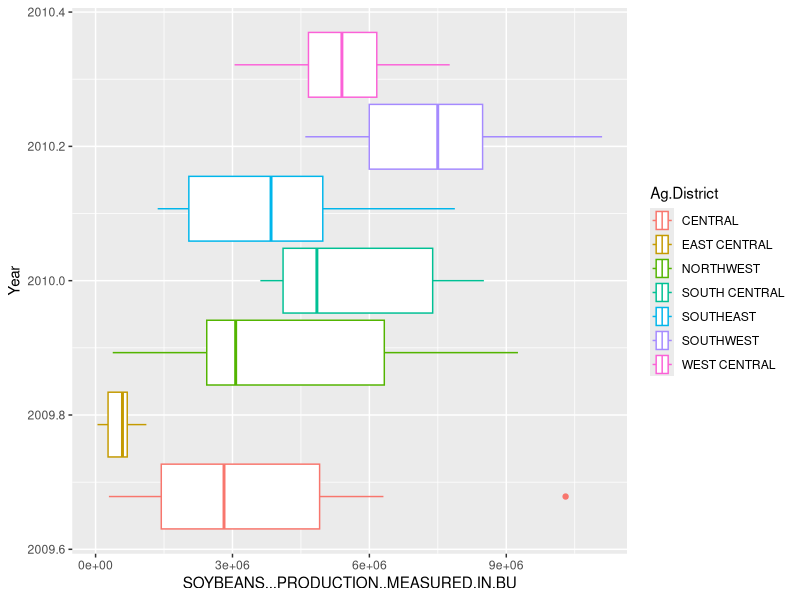
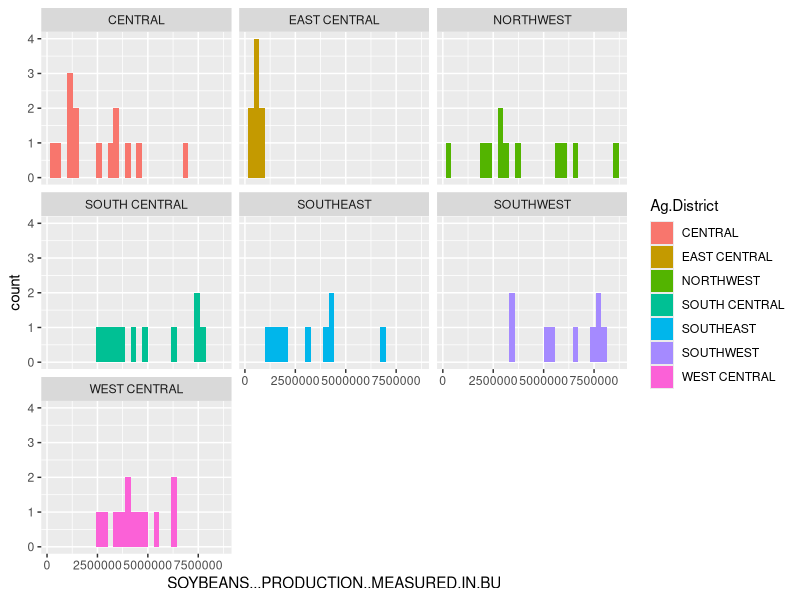
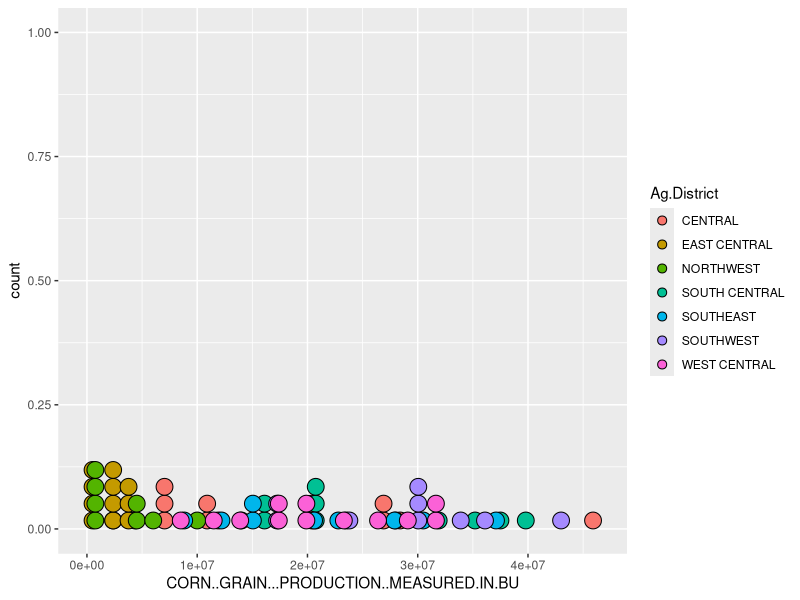
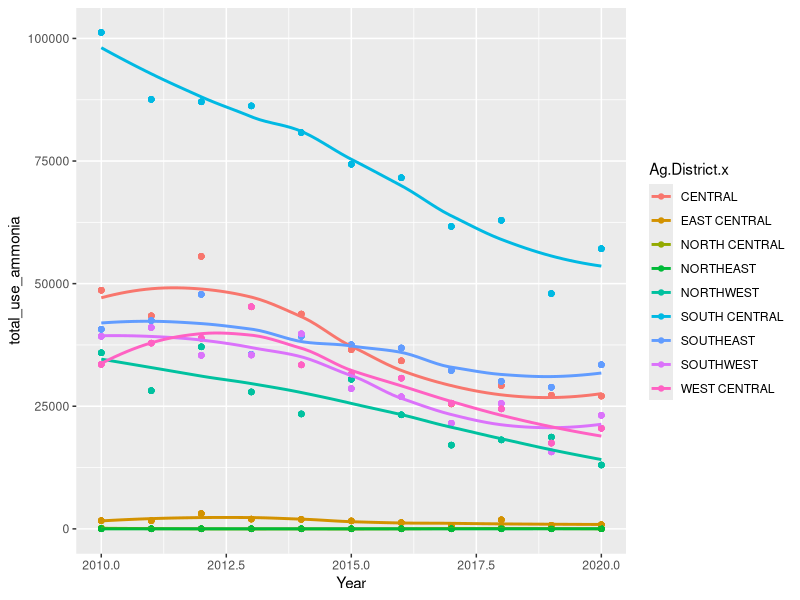

Generate these figures, in order, with R:
## ---- chunk 1
library(tidyverse)
library(tidyr)
library(dplyr)
library(patchwork)
## ---- chunk 2

animals <- read.csv("Animals.csv")

CropProductivityIndex <- read.csv("CropProductivityIndex.csv")

AgDistricts <- read.csv("AgDistricts.csv")

tillable <- read.csv("TillableLand.csv")

FertilizerConsumption <- read.csv("FertilizerConsumption.csv")

Crops <- read.csv("Crops.csv")

## ---- chunk 3

Crops |>
  filter(Year == "2010")|>
  group_by(Ag.District)|>
    ggplot(aes(x = SOYBEANS...PRODUCTION..MEASURED.IN.BU, y = Year, color = Ag.District))+
  geom_boxplot()

Crops |>
  filter(Year == "2011")|>
  group_by(Ag.District)|>
    ggplot(aes(x = SOYBEANS...PRODUCTION..MEASURED.IN.BU, fill = Ag.District))+
  geom_histogram()+
  facet_wrap(~Ag.District)


corn_10 <- Crops |>
  filter(Year == "2010")|>
  ggplot(aes(x = CORN..GRAIN...PRODUCTION..MEASURED.IN.BU, fill = Ag.District))+
  geom_dotplot()
print(corn_10)

## ---- chunk 4

fert_con <- FertilizerConsumption |>
  select(Ag.District, Ammonia..82.0.0., Year) |>
  group_by(Ag.District, Year) |>
  summarise(total_use_ammonia = sum(Ammonia..82.0.0.))
## ---- chunk 5
#shit 
shitty_animals <- animals |>
  select(CATTLE..COWS..MILK...INVENTORY,CATTLE..COWS..BEEF...INVENTORY, HOGS...INVENTORY, TURKEYS...INVENTORY, Ag.District, Year.of.County_Animals) |>
  group_by(Ag.District, Year.of.County_Animals) |>
  summarise(totalshit_milk = sum(CATTLE..COWS..MILK...INVENTORY*155, na.rm=T),
            totalshit_beef = sum(CATTLE..COWS..BEEF...INVENTORY*54,na.rm = T),
            totalshit_hogs = sum(HOGS...INVENTORY*14.8, na.rm = T),
            totalshit_turkeys = sum(TURKEYS...INVENTORY*.47, na.rm = T)) |>
  mutate(Maximum_shit = totalshit_milk + totalshit_beef + totalshit_hogs + totalshit_turkeys) |>
  arrange(desc(Maximum_shit))

max_manure <- shitty_animals |>
  select(Ag.District, Maximum_shit, Year.of.County_Animals) |>
  arrange(desc(Maximum_shit))

#total animals
total_animals <- animals|>
  select(CATTLE..COWS..MILK...INVENTORY,CATTLE..COWS..BEEF...INVENTORY, HOGS...INVENTORY, TURKEYS...INVENTORY,Year.of.County_Animals, Ag.District, Year.of.County_Animals) |>
  group_by(Ag.District, Year.of.County_Animals) |>
  summarise(total_milk = sum(CATTLE..COWS..MILK...INVENTORY, na.rm=T),
            total_beef = sum(CATTLE..COWS..BEEF...INVENTORY,na.rm = T),
            total_hogs = sum(HOGS...INVENTORY, na.rm = T),
            total_turkeys = sum(TURKEYS...INVENTORY, na.rm = T))|>
  mutate(Max_animals = total_milk + total_beef + total_hogs + total_turkeys)

total_animals |>
  select(Ag.District, Max_animals, Year.of.County_Animals) |>
  arrange(desc(Max_animals))
                                                  
## ---- chunk 6
glimpse(max_manure)

joined_amm_shit <- left_join(fert_con, max_manure, join_by("Year" == "Year.of.County_Animals")) 

joined_amm_shit |>
  group_by(Ag.District.x)

joined_amm_shit |>
  ggplot(aes(x = Year, y = total_use_ammonia, color = Ag.District.x)) +
  geom_point() +
  geom_smooth(se = FALSE)
